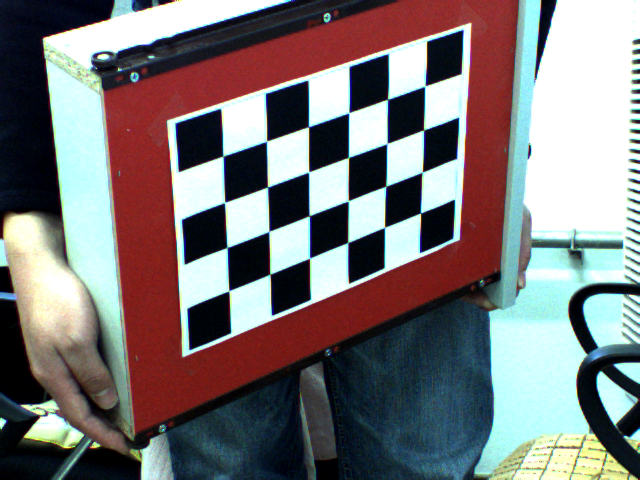
#> input picture 第四十二讲/chess/chess1.bmp, 640 x 480 px; its folder holds only this picture in this run
$ python '姿势估计.py'
#> lines starting #> are read from the running program, lines starting #| are printed output that depends on the picture; after the words box and inside, x2 and y2 are one past the last pixel; in counts of white or black regions, pixels touching at a corner belong together
import numpy as np
import cv2
from matplotlib import pyplot as plt
import os
import glob
pam = np.load('outfile.npz')
#> (reads 第四十二讲/outfile.npz from the repository)
mtx = pam['arr_0']
dist = pam['arr_1']
path = './chess'
objp = np.zeros((6 * 4, 3), np.float32)
objp[:, :2] = np.mgrid[0:6, 0:4].T.reshape(-1, 2) * 10
axis = np.float32([[0, 0, 0], [0, 3, 0], [3, 3, 0], [3, 0, 0],
                   [0, 0, -3], [0, 3, -3], [3, 3, -3], [3, 0, -3]]) * 10
# print(axis)
criteria = (cv2.TERM_CRITERIA_EPS + cv2.TERM_CRITERIA_MAX_ITER, 30, 0.001)


def draw(img, corners, imgpts):
    imgpts = np.int32(imgpts).reshape(-1, 2)

    # draw ground floor in green
    img = cv2.drawContours(img, [imgpts[:4]], -1, (0, 255, 0), -3)

    # draw pillars in blue color
    for i, j in zip(range(4), range(4, 8)):
        img = cv2.line(img, tuple(imgpts[i]), tuple(imgpts[j]), (255), 3)

    # draw top layer in red color
    img = cv2.drawContours(img, [imgpts[4:]], -1, (0, 0, 255), 3)

    return img


n = 0
for fname in glob.glob("chess/*.bmp"):
    # print(fname)
    img = cv2.imread(fname)
#> img is the input picture: shape (480, 640, 3); mean B, G, R 119.8, 119, 122.8
    gray = cv2.cvtColor(img, cv2.COLOR_BGR2GRAY)
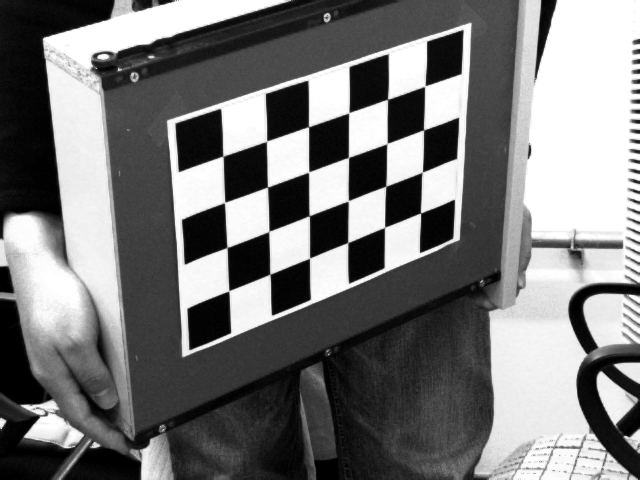
#> gray: shape (480, 640); min 0, max 255, mean 120.2
    ret, corners = cv2.findChessboardCorners(gray, (6, 4), None)
#> ret = True; corners = 24 rows, first 8: [222.9, 156.3], [266.9, 140.9], [308.6, 126.8], [348.9, 112.8], [387.5, 99.08], [424.8, 86.07], [224.6, 202.5], [267.4, 186.9]
    if ret == True:
        corners2 = cv2.cornerSubPix(gray, corners, (11, 11), (-1, -1), criteria)
#> corners2 = 24 rows, first 8: [223, 156.1], [266.5, 141.2], [308.5, 126.7], [348.8, 112.7], [387.5, 99.28], [424.8, 86.13], [224.6, 202.5], [267.5, 187.1]

        # Find the rotation and translation vectors.
        ret, rvecs, tvecs, inliers = cv2.solvePnPRansac(objp, corners2, mtx, dist)
#> rvecs = [0.521, -0.677, -0.171]; tvecs = [-28.41, -14.48, 272.5]; inliers = 24 values from 0 to 23
        # print(ret)

        # project 3D points to image plane
        imgpts, jac = cv2.projectPoints(axis, rvecs, tvecs, mtx, dist)
#> imgpts = [[222.9, 156.1], [228.9, 290.7], [347.8, 242.5], [348.7, 112.6], [321.5, 220], [322.2, 360.6], [444.2, 305], [450.8, 169.4]]
        # print(imgpts)

        img = draw(img, corners2, imgpts)
#> in draw, `imgpts = np.int32(imgpts).reshape(-1, 2)`: imgpts = [[222, 156], [228, 290], [347, 242], [348, 112], [321, 219], [322, 360], [444, 305], [450, 169]]
#> in draw, `img = cv2.drawContours(img, [imgpts[:4]], -1, (0, 255, 0), -3)`:
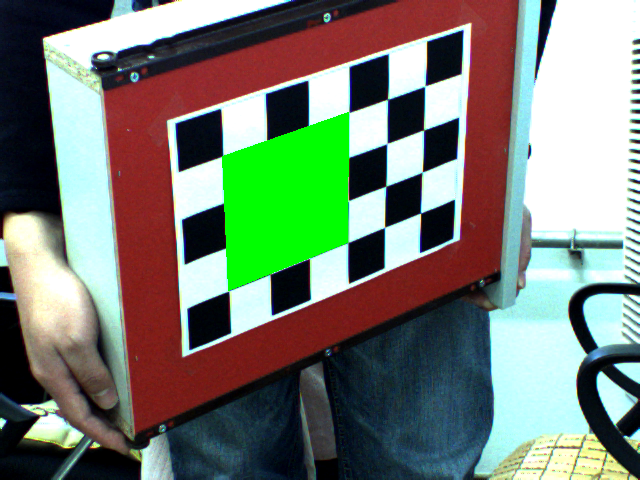
#> img: shape (480, 640, 3); 5.38% of pixels changed, all inside (x1, y1, x2, y2) = (222, 112, 349, 291)
#> the loop in draw, `for i, j in zip(range(4), range(4, 8)):` made 4 passes
#> pass 1, in draw, `img = cv2.line(img, tuple(imgpts[i]), tuple(imgpts[j]), (255), 3)`:
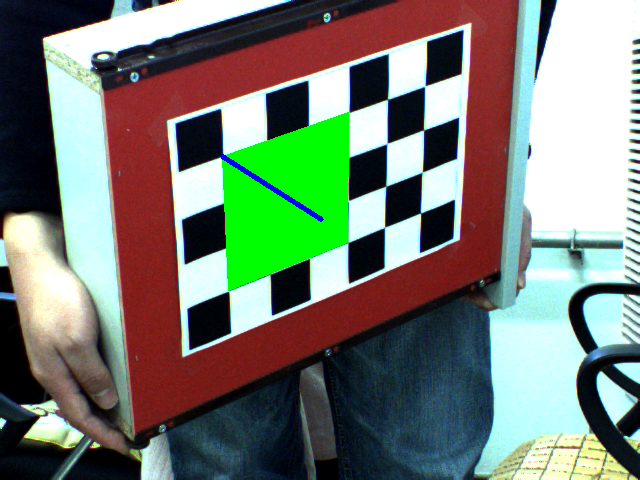
#> img: shape (480, 640, 3); 0.2% of pixels changed, all inside (x1, y1, x2, y2) = (220, 154, 324, 222)
#> pass 2, in draw, `img = cv2.line(img, tuple(imgpts[i]), tuple(imgpts[j]), (255), 3)`:
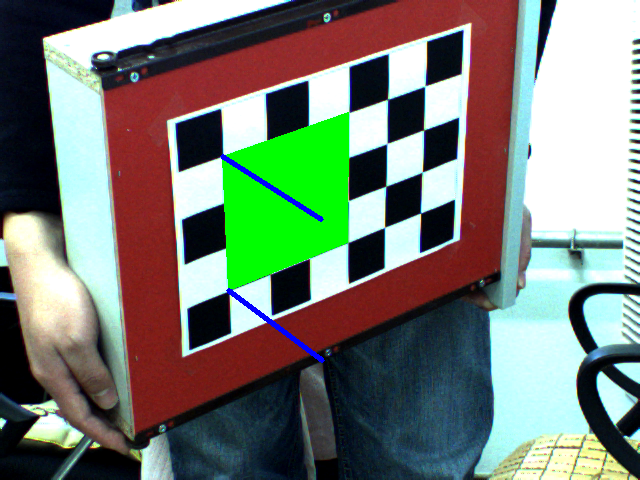
#> img: shape (480, 640, 3); 0.2% of pixels changed, all inside (x1, y1, x2, y2) = (226, 288, 325, 363)
#> pass 3, in draw, `img = cv2.line(img, tuple(imgpts[i]), tuple(imgpts[j]), (255), 3)`:
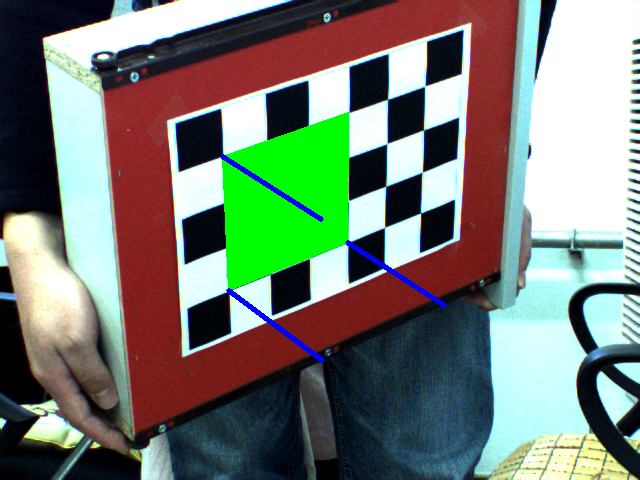
#> img: shape (480, 640, 3); 0.2% of pixels changed, all inside (x1, y1, x2, y2) = (345, 240, 447, 308)
#> after the loop in draw, `for i, j in zip(range(4), range(4, 8)):`:
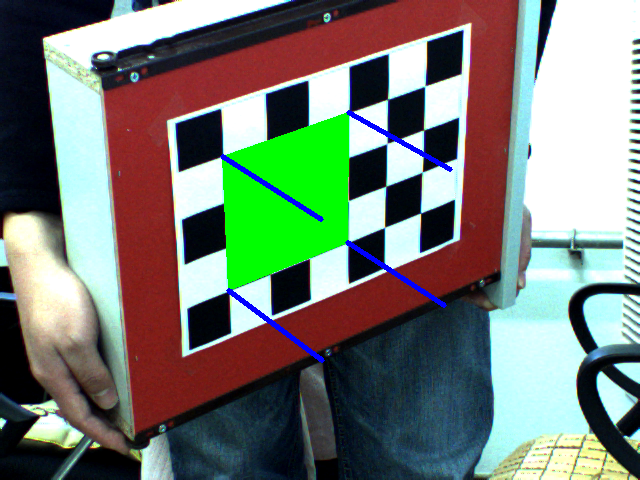
#> img: shape (480, 640, 3); 0.19% of pixels changed, all inside (x1, y1, x2, y2) = (346, 110, 453, 172)
#> in draw, `img = cv2.drawContours(img, [imgpts[4:]], -1, (0, 0, 255), 3)`:
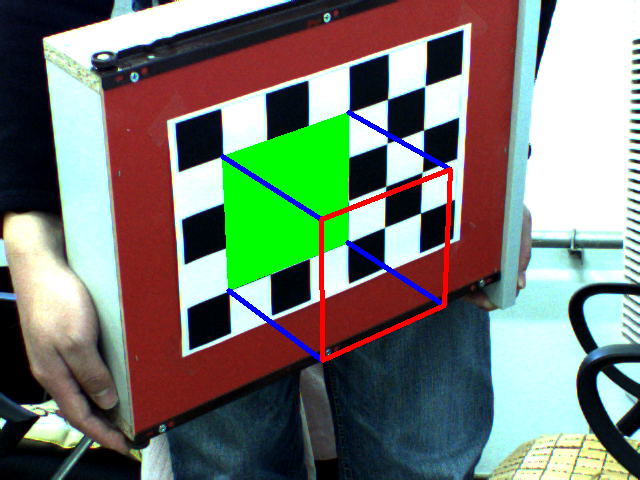
#> img: shape (480, 640, 3); 0.9% of pixels changed, all inside (x1, y1, x2, y2) = (319, 167, 453, 363)
        cv2.imshow('img', img)
        n += 1
        k = cv2.waitKey(0)
#> (key Esc is pressed here)
        if k == ord('s'):
            print(n)
            cv2.imwrite(str(n) + ".jpg", img)

cv2.destroyAllWindows()
